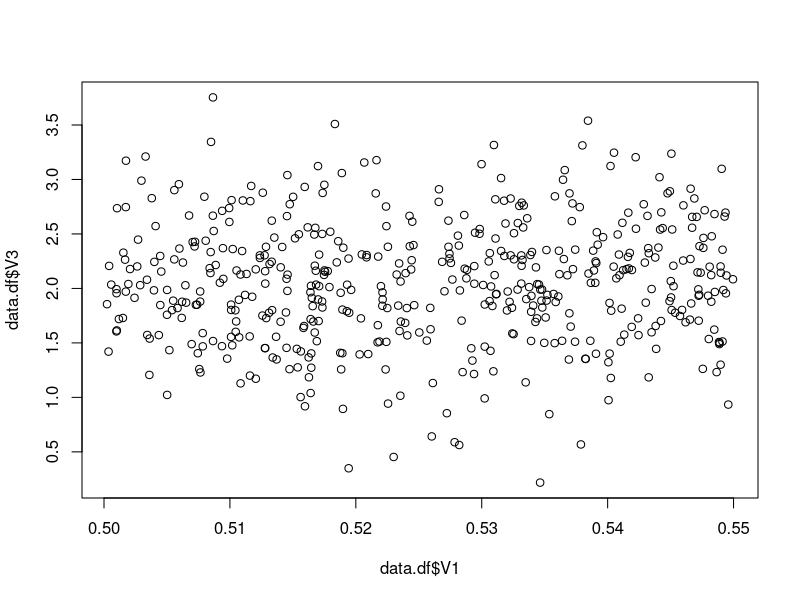
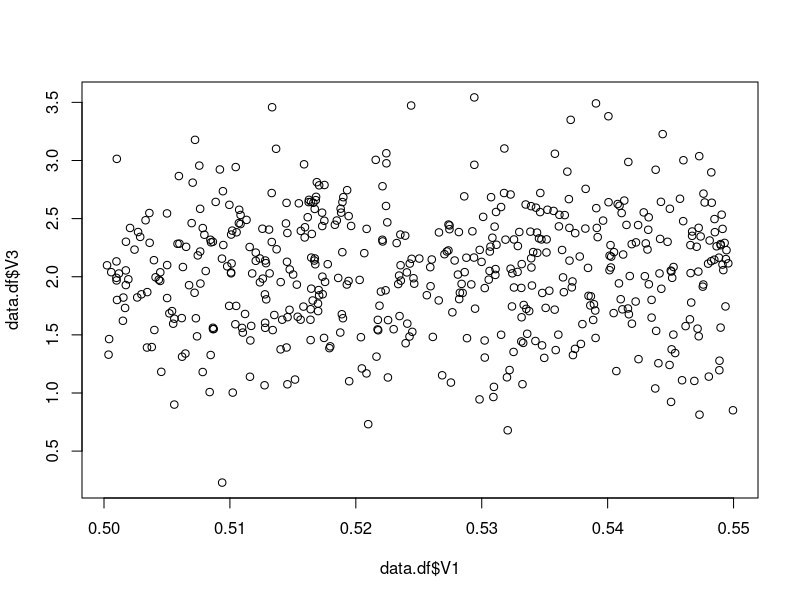
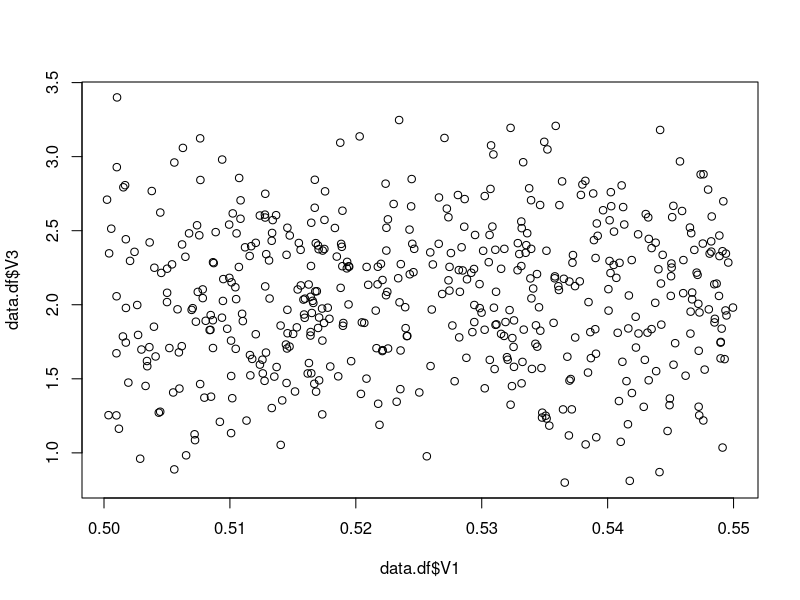
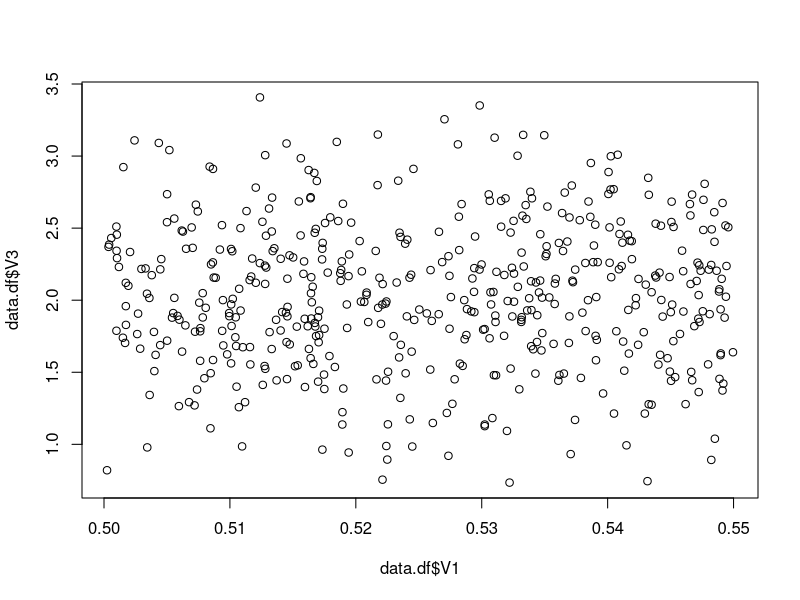
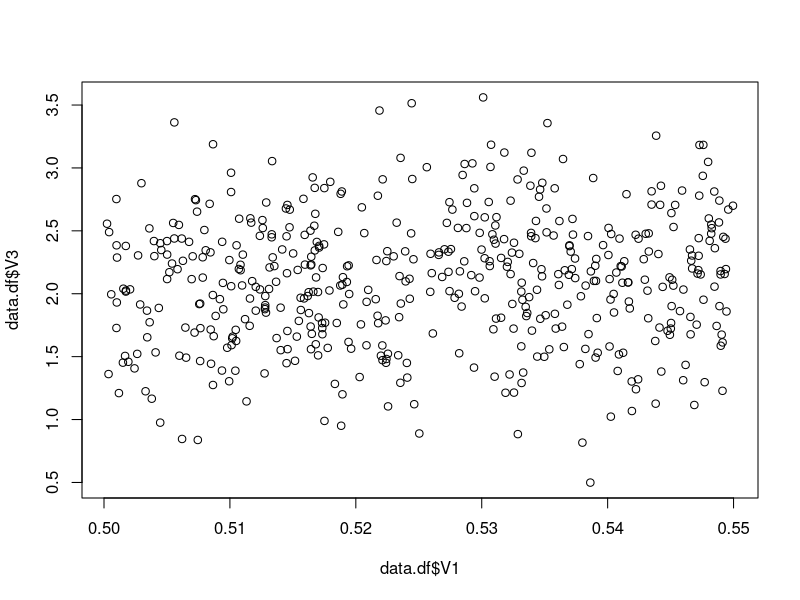
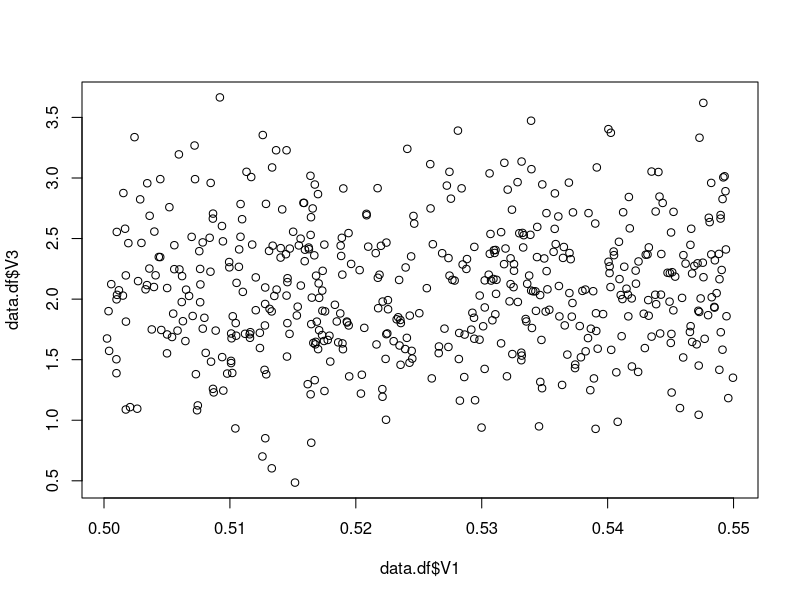
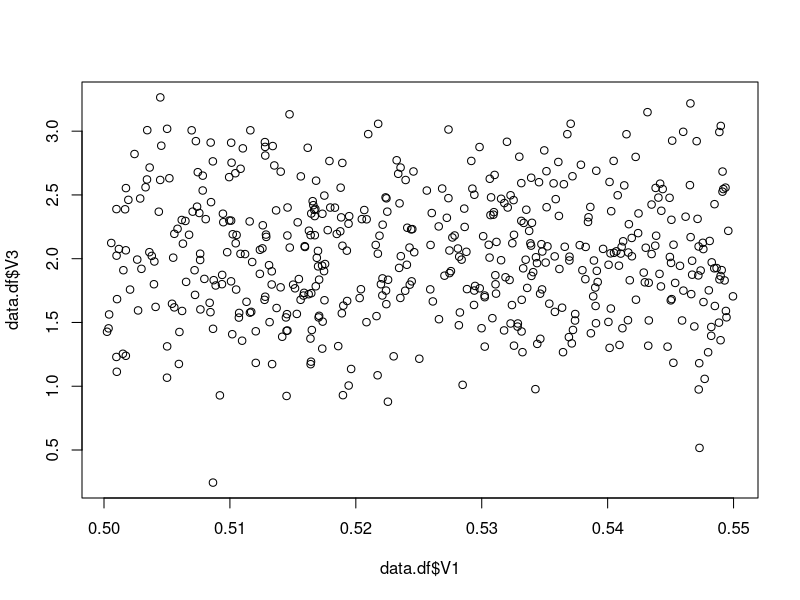
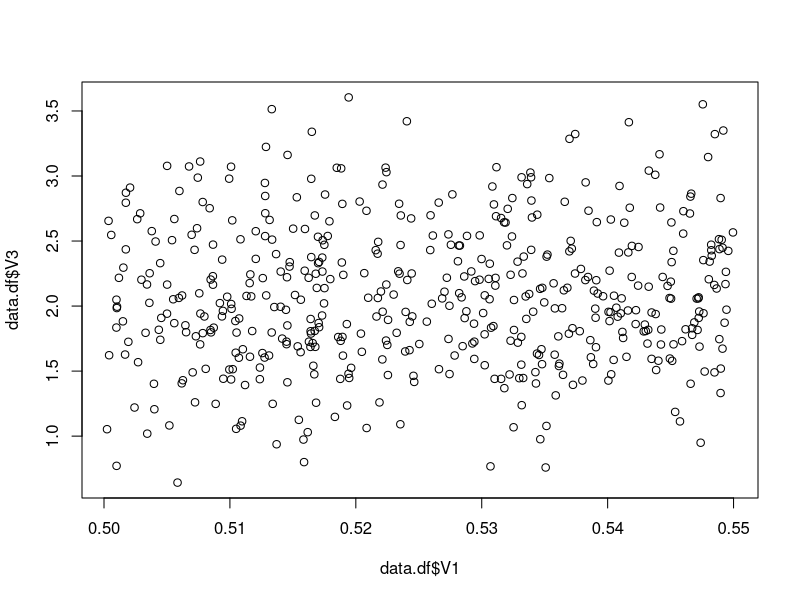

Here is the R script that generated these plots, in order:
library(sandwich)

# Sets the seed
set.seed(12221979)
#
# Parameters for simulation
#
numsims <- 1000
numobs <- 500
alpha <- 1
beta <- 2
lb <- .025
ub <- .975

# Initializes a matrix with numobs rows and two columns
data <- matrix(-9, nrow = numobs, ncol = 3)
# Sets the value of the modeled variable 
#[,1] <- runif(numobs, min = 0, max = 1) 
#data[,1] <- runif(numobs, min = 0, max = 0.05) 
data[,1] <- runif(numobs, min = 0.5, max = 0.55)

numwithinCIols <- 0
numwithinCIrobust <- 0 

for (s in 1:numsims) {
  
  #Construct the value of the error term
  data[,2] <- rnorm(numobs, mean=0, sd = data[,1])
  
  # Construct the value of the outcome variable
  data[,3] <- alpha + beta*data[,1] + data[,2]

  data.df <- as.data.frame(data)
  plot(data.df$V1, data.df$V3)
  temp <- lm(V3 ~ V1, data = data.df)

  
  # Extracts the slope coefficient on the modeled variables
  betahat <- temp$coefficients[2]

  # Extracts the ols standard error on the slope coefficient on the modeled variables
  tempvar <- vcov(temp)
  beta_se_ols <- tempvar[2, 2]^(1/2) 

  # Constructs the lower bound on the CI on beta using the OLS standard error
  lower_bound_ols <- betahat + beta_se_ols*qt(lb, numobs - 2)
  # Constructs the upper bound on the CI on beta using the OLS standard error
  upper_bound_ols <- betahat + beta_se_ols*qt(ub, numobs - 2)
  
  # Is the true beta within the confidence interval construted using OLS standard errors
  withinCI <- ((lower_bound_ols < beta) & (upper_bound_ols > beta)) 
  
  # Keeps running total of whether true beta is within the ols confidence interval
  numwithinCIols <- numwithinCIols + withinCI
  
  # Extracts the White standard error on the slope coefficient on the modeled variables
  tempvar <- vcovHC(temp, type="HC1")
  beta_se_robust <- tempvar[2, 2]^(1/2) 

  # Constructs the lower bound on the CI on beta using the OLS standard error
  lower_bound_robust <- betahat + beta_se_robust*qt(lb, numobs - 2)
  # Constructs the upper bound on the CI on beta using the OLS standard error
  upper_bound_robust <- betahat + beta_se_robust*qt(ub, numobs - 2)

  # Is the true beta within the confidence interval construted using robust standard errors
  withinCI <- ((lower_bound_robust < beta) & (upper_bound_robust > beta))
  
  # Keeps running total of whether true beta is within the robust confidence interval
  numwithinCIrobust <- numwithinCIrobust + withinCI
}

print(numwithinCIols / numsims)
print(numwithinCIrobust / numsims)
